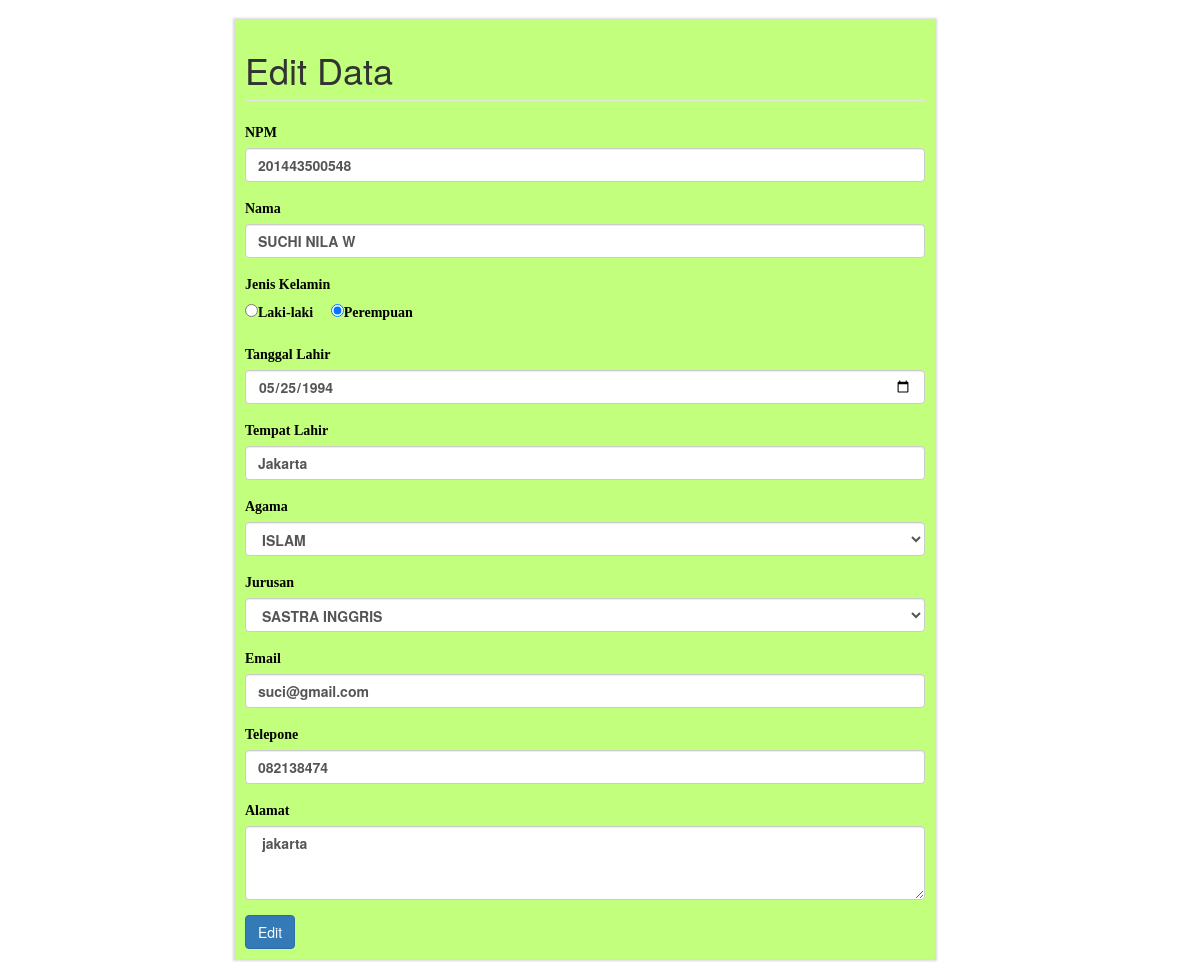
The page /edit.php?npm=201443500548 on the database its author committed.
### tables this page shows
CREATE TABLE IF NOT EXISTS `mahasiswa` (
`npm` bigint(13) NOT NULL,
  `nama` varchar(50) NOT NULL,
  `gender` enum('L','P') NOT NULL,
  `tempat_lahir` varchar(30) NOT NULL,
  `tgl_lahir` date NOT NULL,
  `agama` varchar(10) NOT NULL,
  `jurusan` varchar(30) NOT NULL,
  `email` varchar(50) NOT NULL,
  `telepon` varchar(13) NOT NULL,
  `alamat` varchar(155) NOT NULL
);

### edit.php (the view, shortened to what this page needs)
<!DOCTYPE html>
<html>
  <head>
    <link rel="stylesheet" href="style.css" media="screen" title="no title" charset="utf-8">
    <link href="css/bootstrap.min.css" rel="stylesheet">
    <link href="css/landing-page.css" rel="stylesheet">
    <link href="bootstrap/font-awesome/css/font-awesome.min.css" rel="stylesheet" type="text/css">
  <link rel="stylesheet" href="https://maxcdn.bootstrapcdn.com/bootstrap/3.3.7/css/bootstrap.min.css">
  </head>
  <body>
    <?php
      $con= buka_koneksi();
      $npm = $_GET['npm'];
      $mahasiswa  = mysqli_query($con, "SELECT * FROM mahasiswa WHERE npm='$npm'");
       $row        = mysqli_fetch_array($mahasiswa);
      $jurusan    = array('Teknik Informatika','Teknik Industri','DKV','Teknik Arsitektur','SASTRA INGGRIS');
      $agama    = array('ISLAM','KRISTEN','KATHOLIK','HINDU','BUDHA');
    ?>
    <div class="container">
    <div class="col-sm-8   col-md-offset-2">
    <div class="row">
   <div class=" ">
   <div class="col-md-9" >
    <form action="biodata_aksi_update.php" method="POST" id="form">
	<legend><h1 class=" login-title">Edit Data</h1></legend>
  <div class="form-group">
    <label for="npm">NPM</label>
    <input type="text" class="form-control" name="npm" value="<?php echo $row['npm']; ?>" id="npm" aria-describedby="tekshelp" placeholder="npm anda">
  </div>
  <div class="form-group">
    <label for="nama">Nama</label>
    <input type="text" class="form-control" id="nama" name="nama" value="<?php echo $row['nama']; ?>" >
  </div>
	<fieldset class="form-group">
    <label for="">Jenis Kelamin</label>
    <div class="form-check">
      <label class="form-check-label">
        <input type="radio" class="form-check-input" name="gender" id="optionsRadios1" value="L" <?php echo $row['gender'] == "L"? "checked = checked" : "" ; ?> >Laki-laki
				&emsp;<input type="radio" class="form-check-input" name="gender" id="optionsRadios2" value="P" <?php echo $row['gender'] == "P"? "checked = checked" : "" ; ?> >Perempuan
      </label>
    </div>
  </fieldset>
	<div class="form-group">
    <label for="tanggallahir">Tanggal Lahir</label>
    <input type="date" class="form-control" name="tgl_lahir" value="<?php echo $row['tgl_lahir']; ?>" id="nama" >
  </div>
	<div class="form-group">
    <label for="tempat_lahir">Tempat Lahir</label>
    <input type="text" class="form-control" name="tempat_lahir" value="<?php echo $row['tempat_lahir']; ?>" id="nama" >
  </div>
  <div class="form-group">
    <label for="agama">Agama</label>
    <select class="form-control" id="agama" name="agama">
      <?php
        foreach ($agama as $a){
            echo "<option value='$a' ";
            echo $row['agama']==$a?'selected="selected"':'';
            echo ">$a</option>";
        }
      ?>
    </select>
  </div>
  <div class="form-group">
    <label for="jurusan">Jurusan</label>
    <select class="form-control" name="jurusan" id="jurusan">
      <?php
        foreach ($jurusan as $j){
            echo "<option value='$j' ";
            echo $row['jurusan']==$j?'selected="selected"':'';
            echo ">$j</option>";
        }
    ?>
    </select>
  </div>
	<div class="form-group">
    <label for="email">Email</label>
    <input type="text" class="form-control" id="email" name="email" value="<?php echo $row['email']; ?>">
  </div>
	<div class="form-group">
    <label for="telepon">Telepone</label>
    <input type="text" class="form-control" id="telepon" name="telepon" value="<?php echo $row['telepon']; ?>" >
  </div>
  <div class="form-group">
    <label for="alamat">Alamat</label>
    <textarea class="form-control" id="alamat" name="alamat" rows="3"> <?php echo $row['alamat']; ?></textarea>
  </div>
  <button type="submit" class="btn btn-primary" name="simpan">Edit</button>
</form>
</div>
</div>
</div>
</div>
</div>
  </body>
</html>

### style.css (style rules this page uses)
#form { background-color :rgb(193, 255, 124); color: rgb(0, 0, 0); margin: 20px auto 10px auto; padding : 10px; width : 700px; box-shadow: 0 0 2px 2px #d9d9d9; }
#form label { display:inline-block; font-family: ubuntu; }
body { background-color: rgb(168, 168, 168); }

### rows shown on the page
mahasiswa: npm "201443500548", nama "SUCHI NILA W", gender "☐ Laki-laki Perempuan", gender "☑", tgl_lahir "05/25/1994", tempat_lahir "Jakarta", agama "ISLAM", jurusan "SASTRA INGGRIS", email "suci@gmail.com", telepon "082138474", alamat "jakarta"
